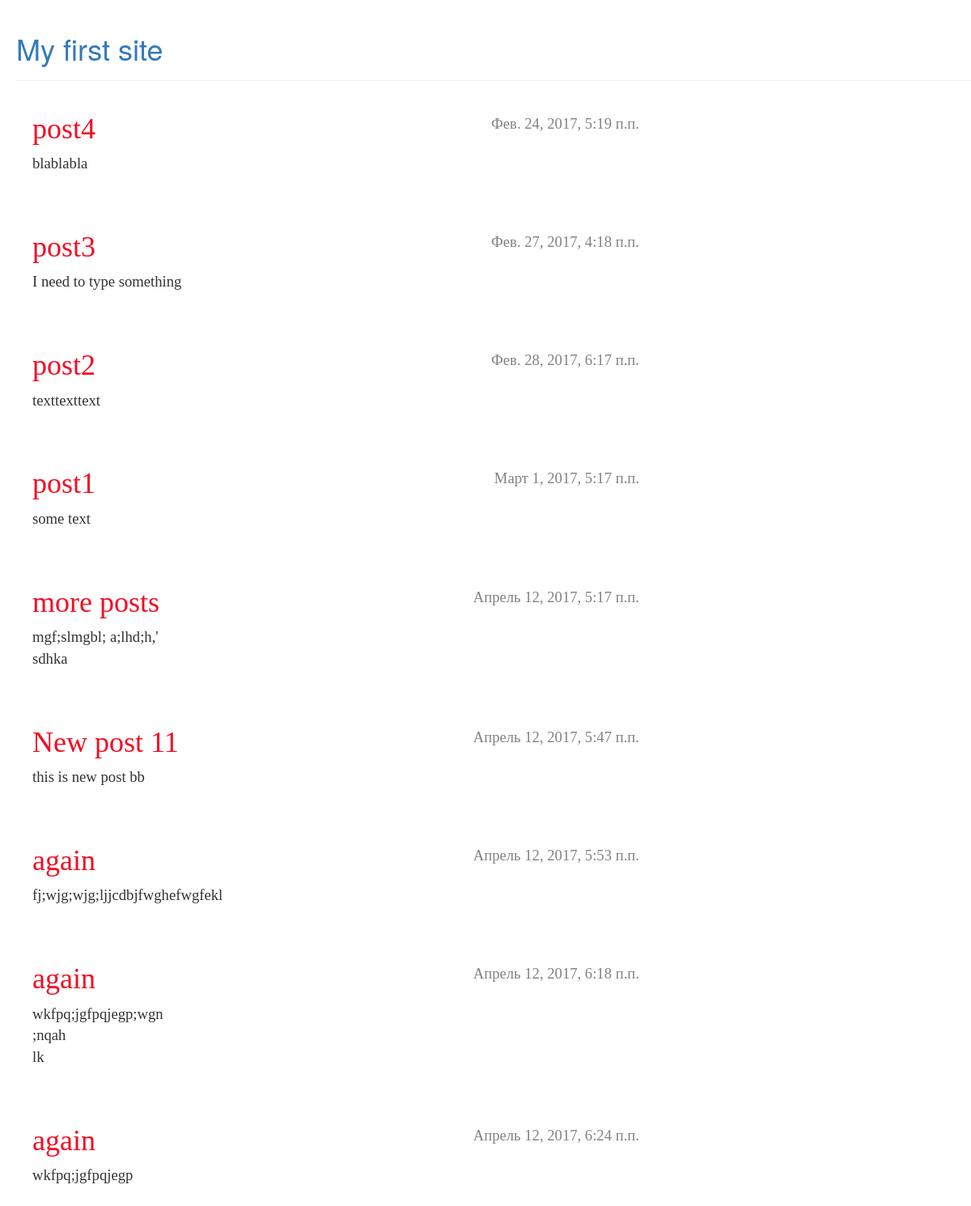
The page / on the database its author committed.
### blog/models.py (models this page shows, shortened)
class Post(models.Model): #class model
    author  = models.ForeignKey('auth.User')
    title = models.CharField(max_length=200)
    text = models.TextField()
    create_data = models.DateTimeField(default=timezone.now)
    published_date = models.DateTimeField(blank=True, null=True)

### blog/views.py (the view)
# urls.py: url(r'^$', views.post_list, name = 'post_list'),
def post_list(request):
    posts = Post.objects.filter(published_date__lte=timezone.now()).order_by('published_date')
    return render(request, 'blog/post_list.html', {'posts':posts})

### blog/templates/blog/post_list.html
			{% extends 'blog/base.html'%}
			{% block content %}
			{% for post in posts %}
			<div class="post">
				<div class="date">
					{{post.published_date}}
				</div>
			<h1><a href = "{%url 'post_detail' pk=post.pk %}">{{post.title}}</a></h1>
			<p>{{post.text|linebreaksbr}}</p>
			</div>
			{% endfor %}
			{% endblock %}

### blog/templates/blog/base.html (shortened to what this page needs)
{% load staticfiles %}
<html>
<head>
<link rel="stylesheet" href="//maxcdn.bootstrapcdn.com/bootstrap/3.2.0/css/bootstrap.min.css">
<link rel="stylesheet" href="//maxcdn.bootstrapcdn.com/bootstrap/3.2.0/css/bootstrap-theme.min.css">
<link rel="stylesheet" href="{%static 'css/blog.css'%}">
</head>
	<body>
		<div class="page-header">
			<h1><a href="/">My first site</a></h1>
		</div>
		<div class="content container">
			<div class="row">
				<div class="col-md-8">
					{% block content %}
					{% endblock %}
				</div>
			</div>
		</div>
	</body>
</html>

### blog/static/css/blog.css (style rules this page uses)
body { padding-left: 20px; }
h1 a { color: #200ee8 font-family: Florence, cursive; }
.page-header { background-color: #200ee8 margin-top: 0 padding: 20px 20px 20px 20px }
.date { float: right; color: #828282; }
.post { margin-bottom: 70px; font-size: 14pt; font-family: Florence, cursive; }
.post h1 a, .post h1 a:visited { color: #f50c23; }

### rows shown on the page
Post: published_date "Фев. 24, 2017, 5:19 п.п.", title "post4", text "blablabla"
Post: published_date "Фев. 27, 2017, 4:18 п.п.", title "post3", text "I need to type something"
Post: published_date "Фев. 28, 2017, 6:17 п.п.", title "post2", text "texttexttext"
Post: published_date "Март 1, 2017, 5:17 п.п.", title "post1", text "some text"
Post: published_date "Апрель 12, 2017, 5:17 п.п.", title "more posts", text "mgf;slmgbl; a;lhd;h,' sdhka"
Post: published_date "Апрель 12, 2017, 5:47 п.п.", title "New post 11", text "this is new post bb"
Post: published_date "Апрель 12, 2017, 5:53 п.п.", title "again", text "fj;wjg;wjg;ljjcdbjfwghefwgfekl"
Post: published_date "Апрель 12, 2017, 6:18 п.п.", title "again", text "wkfpq;jgfpqjegp;wgn ;nqah lk"
Post: published_date "Апрель 12, 2017, 6:24 п.п.", title "again", text "wkfpq;jgfpqjegp"
